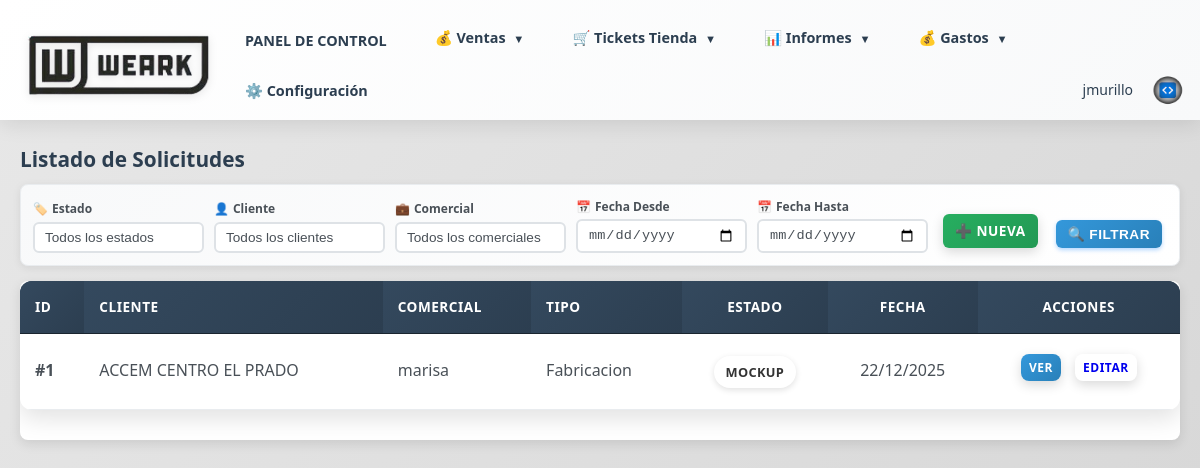
Page /solicitudes (signed in) on the earlier database version.
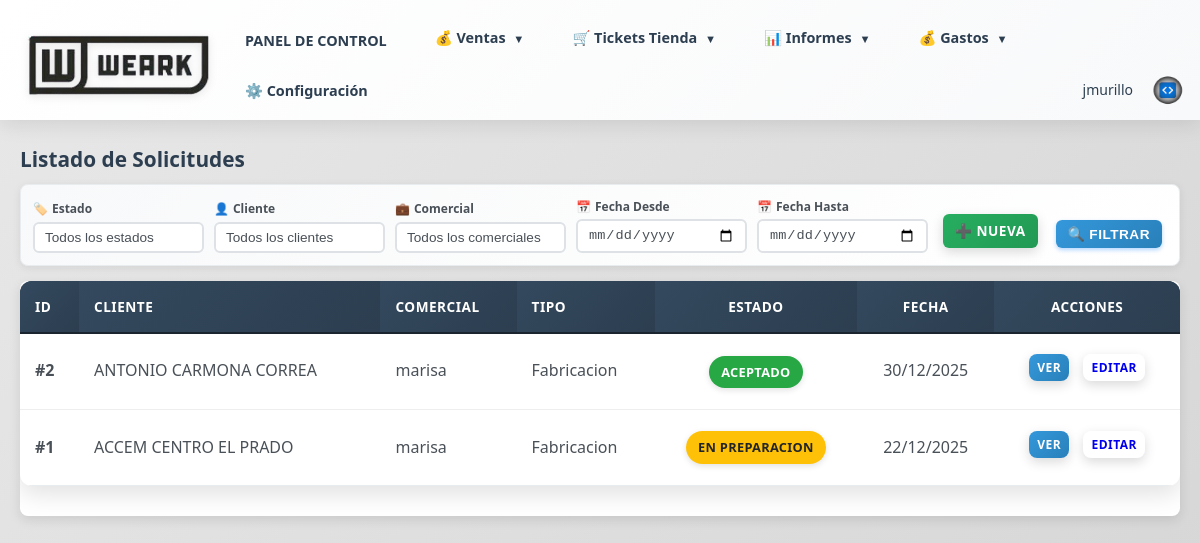
Same page on the later database version.
### models.py (models this page shows, shortened)
class Presupuesto(db.Model):
    __tablename__ = 'presupuestos'
    id = db.Column(db.Integer, primary_key=True)
    comercial_id = db.Column(db.Integer, db.ForeignKey('comerciales.id'), nullable=False)
    cliente_id = db.Column(db.Integer, db.ForeignKey('clientes.id'), nullable=False)
    tipo_pedido = db.Column(db.String(50), nullable=False)  # confeccion, bordado, serigrafia, sublimacion, varios
    estado = db.Column(db.String(50), nullable=False, default='presupuesto')  # presupuesto, aceptado, mockup, en preparacion, terminado, entregado al cliente
    subestado = db.Column(db.String(50), nullable=True)  # Para mockup: encargado a, REVISIÓN CLIENTE, CAMBIOS 1, CAMBIOS 2, RECHAZADO, aceptado. Para en preparacion: hacer marcada, imprimir, calandra, corte, confeccion, sublimacion, bordado
    fecha_limite_mockup = db.Column(db.Date, nullable=True)
    mockup_encargado_a_id = db.Column(db.Integer, db.ForeignKey('usuarios.id'), nullable=True)
    forma_pago = db.Column(db.Text)
    imagen_diseno = db.Column(db.String(255))
    imagen_portada = db.Column(db.String(255))  # Imagen de portada (primera página)
    imagen_adicional_1 = db.Column(db.String(255))  # Imagen adicional 1 (segunda página)
    descripcion_imagen_1 = db.Column(db.Text)  # Descripción de imagen adicional 1
    imagen_adicional_2 = db.Column(db.String(255))  # Imagen adicional 2 (segunda página)
    descripcion_imagen_2 = db.Column(db.Text)  # Descripción de imagen adicional 2
    imagen_adicional_3 = db.Column(db.String(255))  # Imagen adicional 3 (segunda página)
    descripcion_imagen_3 = db.Column(db.Text)  # Descripción de imagen adicional 3
    imagen_adicional_4 = db.Column(db.String(255))  # Imagen adicional 4 (segunda página)
    descripcion_imagen_4 = db.Column(db.Text)  # Descripción de imagen adicional 4
    imagen_adicional_5 = db.Column(db.String(255))  # Imagen adicional 5 (segunda página)
    descripcion_imagen_5 = db.Column(db.Text)  # Descripción de imagen adicional 5
    seguimiento = db.Column(db.Text)
    fecha_presupuesto = db.Column(db.Date)  # Fecha cuando se marcó como presupuesto (usa fecha_creacion si no existe)
    fecha_aceptado = db.Column(db.Date)  # Fecha cuando se aceptó
    fecha_mockup = db.Column(db.Date)  # Fecha cuando entró en estado mockup
    fecha_en_preparacion = db.Column(db.Date)  # Fecha cuando se marcó como en preparación
    fecha_terminado = db.Column(db.Date)  # Fecha cuando se marcó como terminado
    fecha_entregado_cliente = db.Column(db.Date)  # Fecha cuando se entregó al cliente
    fecha_diseno = db.Column(db.Date)  # Deprecated
    fecha_diseno_finalizado = db.Column(db.Date)  # Deprecated
    fecha_todo_listo = db.Column(db.Date)  # Deprecated
    fecha_enviado = db.Column(db.Date)  # Deprecated
    fecha_rechazado = db.Column(db.Date)  # Deprecated
    fecha_aceptacion = db.Column(db.Date)  # Alias de fecha_aceptado para compatibilidad
    fecha_objetivo = db.Column(db.Date)  # Fecha objetivo de entrega
    fecha_entrega_trabajo = db.Column(db.Date)
    fecha_envio_taller = db.Column(db.Date)
    fecha_entrega_bordados = db.Column(db.Date)
    fecha_entrega_cliente = db.Column(db.Date)
    fecha_pendiente_enviar = db.Column(db.Date)  # Deprecated: usar fecha_presupuesto
    fecha_envio = db.Column(db.Date)  # Deprecated: usar fecha_enviado
    fecha_respuesta = db.Column(db.Date)  # Deprecated: usar fecha_aceptado o fecha_rechazado
    fecha_creacion = db.Column(db.DateTime, default=datetime.utcnow)
    lineas = db.relationship('LineaPresupuesto', backref='presupuesto', lazy=True, cascade='all, delete-orphan')
    mockup_encargado_a = db.relationship('Usuario', foreign_keys=[mockup_encargado_a_id], backref='mockups_encargados')

class Cliente(db.Model, UserMixin):
    __tablename__ = 'clientes'
    id = db.Column(db.Integer, primary_key=True)
    nombre = db.Column(db.String(200), nullable=False)
    alias = db.Column(db.String(200))  # Alias o nombre alternativo
    nif = db.Column(db.String(20))  # NIF/CIF del cliente
    direccion = db.Column(db.Text)
    poblacion = db.Column(db.String(100))  # Población
    provincia = db.Column(db.String(100))  # Provincia
    codigo_postal = db.Column(db.String(10))  # Código Postal
    pais = db.Column(db.String(100), default='España')  # País
    telefono = db.Column(db.String(50))  # Teléfono fijo
    movil = db.Column(db.String(50))  # Teléfono móvil
    email = db.Column(db.String(100))  # Email general (mantener para compatibilidad)
    email_general = db.Column(db.String(100))  # Email general
    email_comunicaciones = db.Column(db.String(100))  # Email para avisos de estados
    categoria = db.Column(db.String(50))  # Categoría antigua (mantener para compatibilidad)
    categoria_id = db.Column(db.Integer, db.ForeignKey('categorias_cliente.id'), nullable=True)  # Nueva categoría desde tabla
    personas_contacto = db.Column(db.Text)  # Personas de contacto
    anotaciones = db.Column(db.Text)  # Anotaciones adicionales
    usuario_web = db.Column(db.String(80), unique=True, nullable=True)  # Usuario para acceso web
    password_hash = db.Column(db.String(255), nullable=True)  # Contraseña hash
    fecha_creacion = db.Column(db.DateTime, default=datetime.utcnow)
    fecha_alta = db.Column(db.Date)  # Fecha de alta del cliente
    ultimo_acceso = db.Column(db.DateTime)
    comercial_id = db.Column(db.Integer, db.ForeignKey('comerciales.id'), nullable=True)
    comercial = db.relationship('Comercial', backref='clientes_asignados', lazy=True)
    pedidos = db.relationship('Pedido', backref='cliente', lazy=True)
    presupuestos = db.relationship('Presupuesto', backref='cliente', lazy=True)
    direcciones_envio = db.relationship('DireccionEnvio', backref='cliente', lazy=True, cascade='all, delete-orphan')

class Usuario(db.Model, UserMixin):
    __tablename__ = 'usuarios'
    id = db.Column(db.Integer, primary_key=True)
    usuario = db.Column(db.String(80), nullable=False, unique=True)
    password_hash = db.Column(db.String(255), nullable=False)
    correo = db.Column(db.String(100), nullable=False)
    telefono = db.Column(db.String(50))
    rol = db.Column(db.String(50), nullable=False)  # comercial, administracion, supervisor, usuario
    fecha_creacion = db.Column(db.DateTime, default=datetime.utcnow)
    ultimo_acceso = db.Column(db.DateTime)
    activo = db.Column(db.Boolean, default=True, nullable=False)
    def is_supervisor(self):
        return self.rol == 'supervisor'

### routes/solicitudes.py (the view)
@solicitudes_bp.route('/solicitudes')
@login_required
def listado_solicitudes():
    query = Presupuesto.query
    estado_filtro = request.args.get('estado', '')
    if estado_filtro:
        query = query.filter(Presupuesto.estado == estado_filtro)
    fecha_desde = request.args.get('fecha_desde', '')
    if fecha_desde:
        try:
            fecha_desde_obj = datetime.strptime(fecha_desde, '%Y-%m-%d').date()
            query = query.filter(Presupuesto.fecha_creacion >= datetime.combine(fecha_desde_obj, datetime.min.time()))
        except ValueError:
            pass
    fecha_hasta = request.args.get('fecha_hasta', '')
    if fecha_hasta:
        try:
            fecha_hasta_obj = datetime.strptime(fecha_hasta, '%Y-%m-%d').date()
            query = query.filter(Presupuesto.fecha_creacion <= datetime.combine(fecha_hasta_obj, datetime.max.time()))
        except ValueError:
            pass
    cliente_id = request.args.get('cliente_id', '')
    if cliente_id:
        try:
            query = query.filter(Presupuesto.cliente_id == int(cliente_id))
        except ValueError:
            pass
    comercial_id = request.args.get('comercial_id', '')
    if comercial_id:
        try:
            query = query.filter(Presupuesto.comercial_id == int(comercial_id))
        except ValueError:
            pass
    solicitudes = query.order_by(Presupuesto.fecha_creacion.desc()).all()
    clientes = Cliente.query.order_by(Cliente.nombre).all()
    comerciales = Comercial.query.join(Usuario).order_by(Usuario.usuario).all()
    return render_template('solicitudes/listado.html',
                         solicitudes=solicitudes,
                         estados=ESTADOS_SOLICITUD,
                         clientes=clientes,
                         comerciales=comerciales,
                         estado_filtro=estado_filtro,
                         fecha_desde=fecha_desde,
                         fecha_hasta=fecha_hasta,
                         cliente_id=cliente_id,
                         comercial_id=comercial_id)

### app.py (called while the page is built)
@login_manager.user_loader
def load_user(user_id):
    from models import Usuario, Cliente
    if user_id.startswith('cliente_'):
        cliente_id = int(user_id.replace('cliente_', ''))
        cliente = Cliente.query.get(cliente_id)
        if cliente and cliente.tiene_acceso_web():
            return cliente
        return None
    else:
        return Usuario.query.get(int(user_id))

### models.py (called while the page is built)
    @property
    def nombre(self):
        if self.usuario:
            return self.usuario.usuario
        return self._nombre or ''

### templates/solicitudes/listado.html (shortened to what the changed rows need)
{% extends "base.html" %}
{% block content %}
<h2 style="margin: 0 0 8px 0; padding-bottom: 0; font-size: 1.3rem;">Listado de Solicitudes</h2>
{% if solicitudes %}
<div class="table-container" style="background: white; border-radius: 8px; box-shadow: 0 4px 12px rgba(0,0,0,0.1); overflow: hidden; margin-bottom: 40px;">
    <table style="width: 100%; border-collapse: collapse;">
        <thead>
            <tr style="background: linear-gradient(135deg, #34495e 0%, #2c3e50 100%); border-bottom: 2px solid #1a252f;">
                <th style="padding: 15px; text-align: left; color: #ffffff; font-weight: 600;">ID</th>
                <th style="padding: 15px; text-align: left; color: #ffffff; font-weight: 600;">Cliente</th>
                <th style="padding: 15px; text-align: left; color: #ffffff; font-weight: 600;">Comercial</th>
                <th style="padding: 15px; text-align: left; color: #ffffff; font-weight: 600;">Tipo</th>
                <th style="padding: 15px; text-align: center; color: #ffffff; font-weight: 600;">Estado</th>
                <th style="padding: 15px; text-align: center; color: #ffffff; font-weight: 600;">Fecha</th>
                <th style="padding: 15px; text-align: center; color: #ffffff; font-weight: 600;">Acciones</th>
            </tr>
        </thead>
        <tbody>
            {% for solicitud in solicitudes %}
            <tr style="border-bottom: 1px solid #e9ecef; transition: background 0.2s;" onmouseover="this.style.background='#f8f9fa'" onmouseout="this.style.background='white'">
                <td style="padding: 15px; color: #495057; font-weight: 600;">#{{ solicitud.id }}</td>
                <td style="padding: 15px; color: #495057;">{{ solicitud.cliente.nombre if solicitud.cliente else 'N/A' }}</td>
                <td style="padding: 15px; color: #495057;">{{ solicitud.comercial.nombre if solicitud.comercial else 'N/A' }}</td>
                <td style="padding: 15px; color: #495057;">{{ solicitud.tipo_pedido|title }}</td>
                <td style="padding: 15px; text-align: center;">
                    <span class="badge badge-estado-{{ solicitud.estado|lower|replace(' ', '-') }}" style="padding: 6px 12px; border-radius: 20px; font-size: 0.8rem; font-weight: 600; display: inline-block;">
                        {{ solicitud.estado|title }}
                    </span>
                </td>
                <td style="padding: 15px; text-align: center; color: #495057;">{{ solicitud.fecha_creacion.strftime('%d/%m/%Y') if solicitud.fecha_creacion else 'N/A' }}</td>
                <td style="padding: 15px; text-align: center;">
                    <a href="{{ url_for('solicitudes.ver_solicitud', solicitud_id=solicitud.id) }}" class="btn btn-sm btn-primary" style="padding: 4px 8px; font-size: 0.75rem; margin-right: 5px;">Ver</a>
                    <a href="{{ url_for('solicitudes.editar_solicitud', solicitud_id=solicitud.id) }}" class="btn btn-sm btn-secondary" style="padding: 4px 8px; font-size: 0.75rem;">Editar</a>
                </td>
            </tr>
            {% endfor %}
        </tbody>
    </table>
</div>
{% else %}
<div style="text-align: center; padding: 40px; background: white; border-radius: 8px; box-shadow: 0 4px 12px rgba(0,0,0,0.1);">
    <p style="color: #6c757d; font-size: 1.1rem;">No se encontraron solicitudes con los filtros aplicados.</p>
</div>
{% endif %}
{% endblock %}

Differences in the rows shown:
added Presupuesto: id "2", cliente "ANTONIO CARMONA CORREA", comercial "marisa", tipo_pedido "Fabricacion", estado "ACEPTADO", fecha_creacion "30/12/2025"
changed Presupuesto "ACCEM CENTRO EL PRADO": estado "MOCKUP" → "EN PREPARACION"
